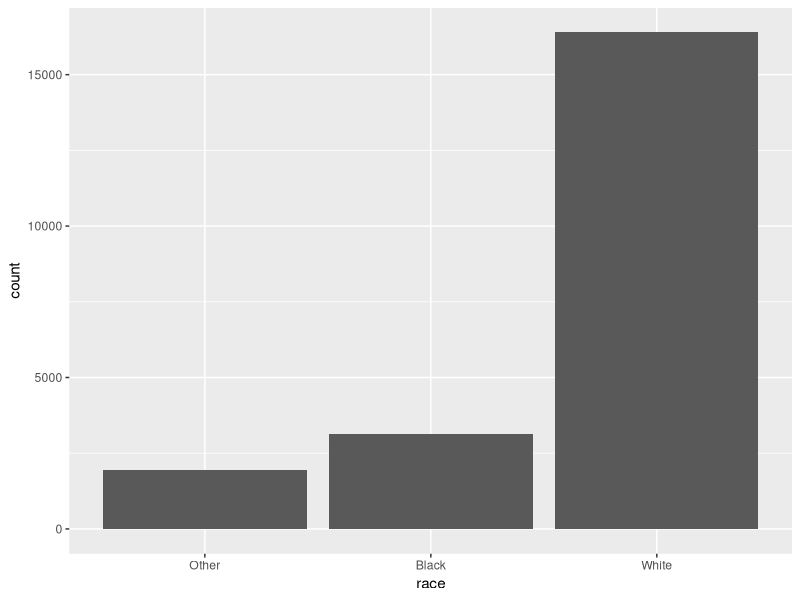
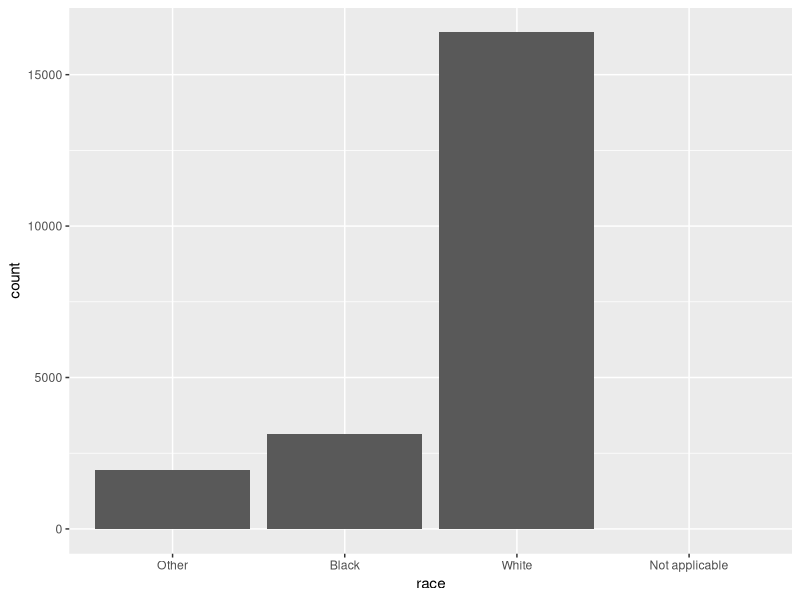
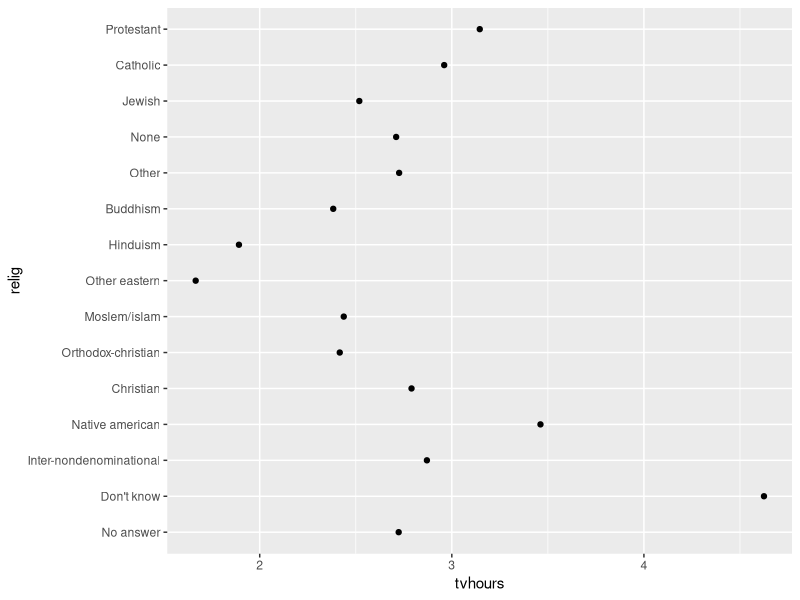
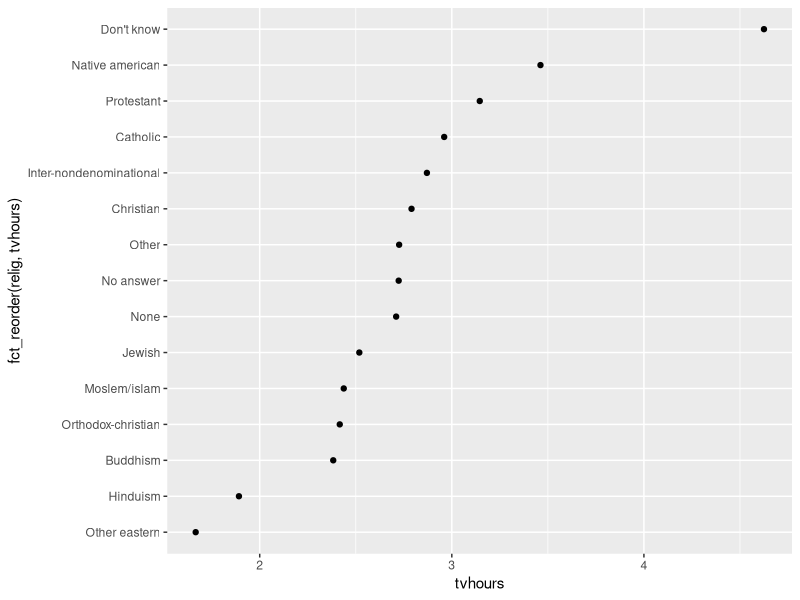
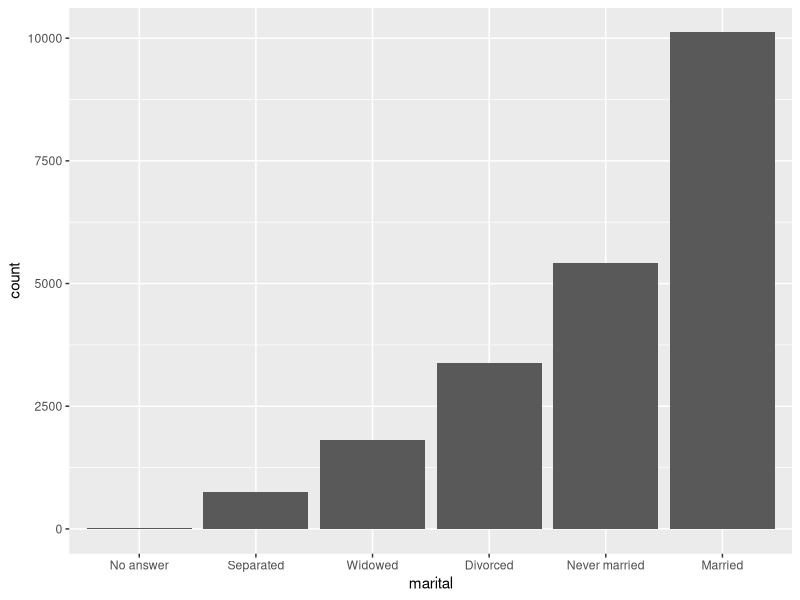

Generate these figures, in order, with R:
# get clean ws
rm(list=ls())

# load needed lib
library(tidyverse)
library(forcats)

# create factors
x1 <- c("Dec", "Apr", "Jan", "Mar")
# sort it alphabatic
sort(x1)
# creat month order
month_levels <- c(
    "Jan", "Feb", "Mar", "Apr", "May", "Jun",
    "Jul", "Aug", "Sep", "Oct", "Nov", "Dec"
)

y1 <- factor(x1, levels = month_levels)
y1
sort(y1)

# general social survey
gss_cat

# count race
gss_cat %>%
    count(race)
# visalize
ggplot(gss_cat, aes(race)) +
    geom_bar()
# force to see the non value factors
ggplot(gss_cat, aes(race)) +
    geom_bar() +
    scale_x_discrete(drop = FALSE)
# create relig
relig <- gss_cat %>%
    group_by(relig) %>%
    summarize(
        age = mean(age, na.rm = TRUE),
        tvhours = mean(tvhours, na.rm = TRUE),
        n = n()
    )
# unorderd
ggplot(relig, aes(tvhours, relig)) + geom_point()
# orderded using fct_reorder()
ggplot(relig, aes(tvhours, fct_reorder(relig, tvhours))) +
    geom_point()
# fct_infreq() to order levels in increasing frequencies
gss_cat %>%
    mutate(marital = marital %>% fct_infreq() %>% fct_rev()) %>%
    ggplot(aes(marital)) +
    geom_bar()

# modifying factor levels ; fct_recode
gss_cat %>%
    mutate(partyid = fct_recode(partyid,
                                "Republican, strong" = "Strong republican",
                                "Republican, weak" = "Not str republican",
                                "Independent, near rep" = "Ind,near rep",
                                "Independent, near dem" = "Ind,near dem",
                                "Democrat, weak" = "Not str democrat",
                                "Democrat, strong" = "Strong democrat"
    )) %>%
    count(partyid)

# fct_lump() ; lump together all the small groups to make a plot simpler
gss_cat %>%
    mutate(relig = fct_lump(relig)) %>%
    count(relig)

gss_cat %>%
    mutate(relig = fct_lump(relig, n = 10)) %>%
    count(relig, sort = TRUE) %>%
    print(n = Inf)

